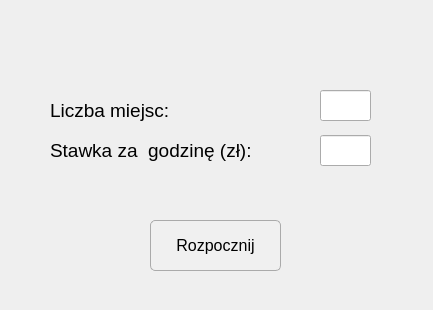
<?xml version="1.0" encoding="UTF-8"?>
<ui version="4.0">
 <class>StartDialog</class>
 <widget class="QDialog" name="StartDialog">
  <property name="geometry">
   <rect>
    <x>0</x>
    <y>0</y>
    <width>433</width>
    <height>310</height>
   </rect>
  </property>
  <property name="windowTitle">
   <string>Dialog</string>
  </property>
  <property name="styleSheet">
   <string notr="true">QPushButton {
    background-color: #f0f0f0;
    border: 1px solid #aaa;
    border-radius: 5px;
    padding: 6px 12px;
}

QTextEdit {
    background-color: #fff;
    border: 1px solid #ccc;
}
</string>
  </property>
  <widget class="QLabel" name="label">
   <property name="geometry">
    <rect>
     <x>50</x>
     <y>90</y>
     <width>171</width>
     <height>41</height>
    </rect>
   </property>
   <property name="font">
    <font>
     <pointsize>14</pointsize>
    </font>
   </property>
   <property name="text">
    <string>Liczba miejsc:</string>
   </property>
  </widget>
  <widget class="QLabel" name="label_2">
   <property name="geometry">
    <rect>
     <x>50</x>
     <y>130</y>
     <width>241</width>
     <height>41</height>
    </rect>
   </property>
   <property name="font">
    <font>
     <pointsize>14</pointsize>
    </font>
   </property>
   <property name="text">
    <string>Stawka za  godzinę (zł):</string>
   </property>
  </widget>
  <widget class="QPushButton" name="btnStart">
   <property name="geometry">
    <rect>
     <x>150</x>
     <y>220</y>
     <width>131</width>
     <height>51</height>
    </rect>
   </property>
   <property name="font">
    <font>
     <pointsize>12</pointsize>
    </font>
   </property>
   <property name="text">
    <string>Rozpocznij</string>
   </property>
  </widget>
  <widget class="QLineEdit" name="lineEditLiczbaMiejsc">
   <property name="geometry">
    <rect>
     <x>320</x>
     <y>90</y>
     <width>51</width>
     <height>31</height>
    </rect>
   </property>
  </widget>
  <widget class="QLineEdit" name="lineEditStawka">
   <property name="geometry">
    <rect>
     <x>320</x>
     <y>135</y>
     <width>51</width>
     <height>31</height>
    </rect>
   </property>
   <property name="styleSheet">
    <string notr="true">QPushButton {
    background-color: #f0f0f0;
    border: 1px solid #aaa;
    border-radius: 5px;
    padding: 6px 12px;
}

QTextEdit {
    background-color: #fff;
    border: 1px solid #ccc;
}
</string>
   </property>
  </widget>
 </widget>
 <resources/>
 <connections/>
</ui>
